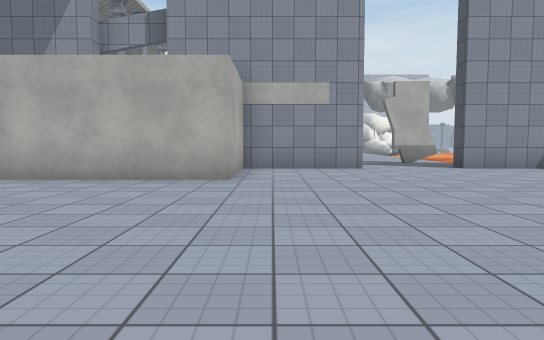
View 1 (above)

22 first-person views from a walk through a 3-D level made in the Unity game engine. The camera is 1.2 m above the floor, tilts 4° down and sees 70° across. The floor is counted in squares, 2 m on a side. Each view is taken from the middle of a square. On the plan, view 1 faces up. The plan holds only what a view shows up to about 11 squares ahead; the rest is blank. The place goes on beyond the plan. The player character is not drawn. Some animated figures are left out. Surface patterns are stand-ins for the level's own textures.

View 2
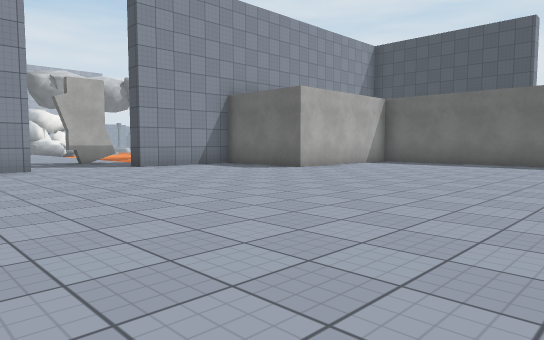

View 3
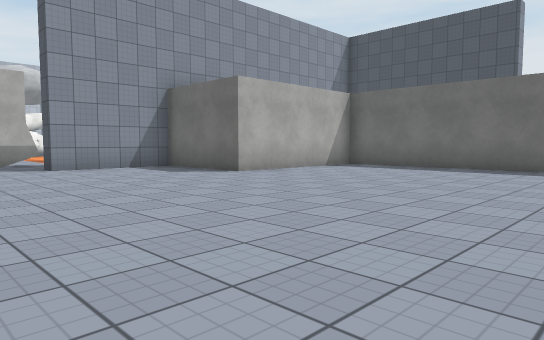

View 4
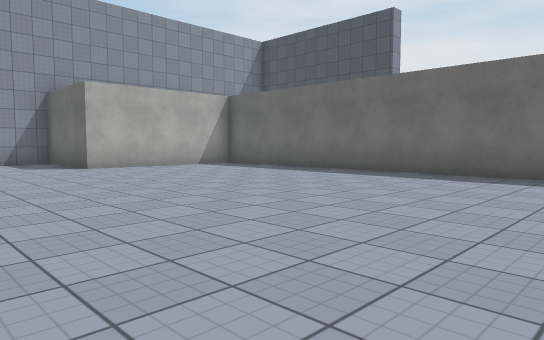

View 5
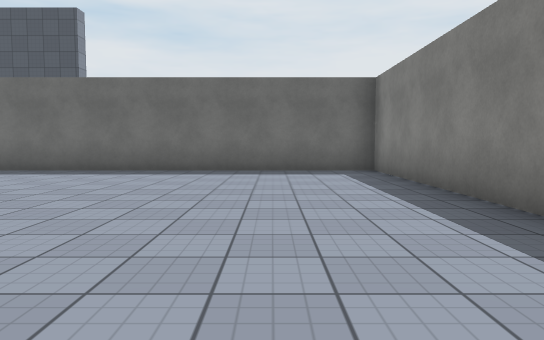

View 6
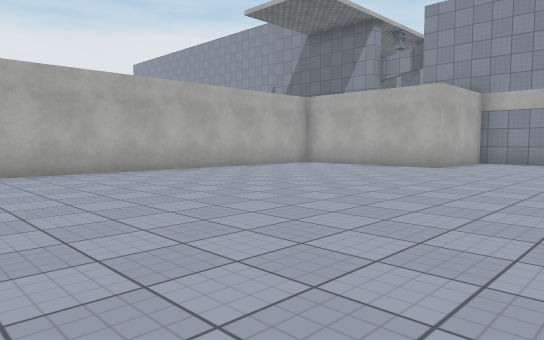

View 7
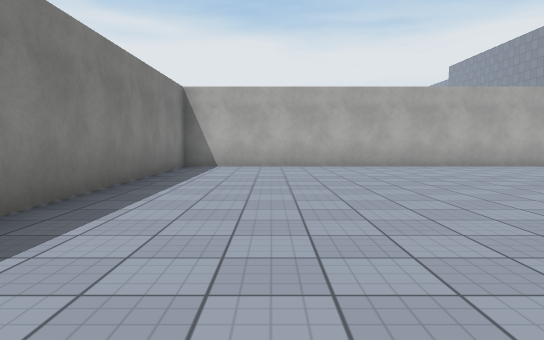

View 8
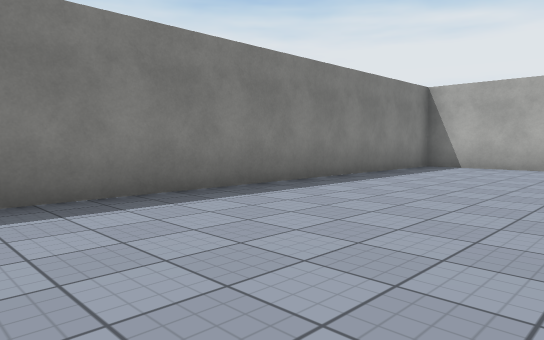

View 9
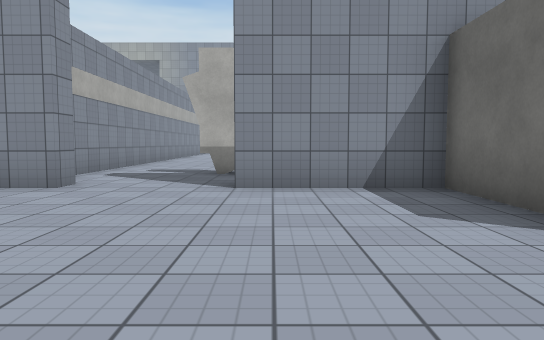

View 10
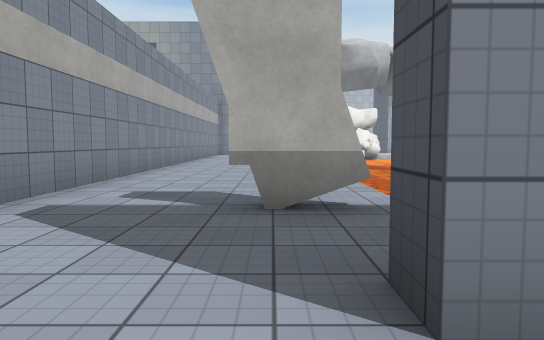

View 11
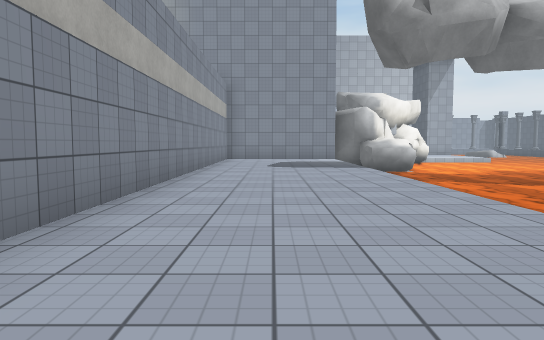

View 12
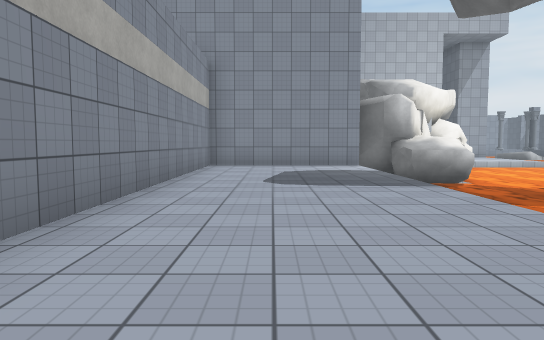

View 13
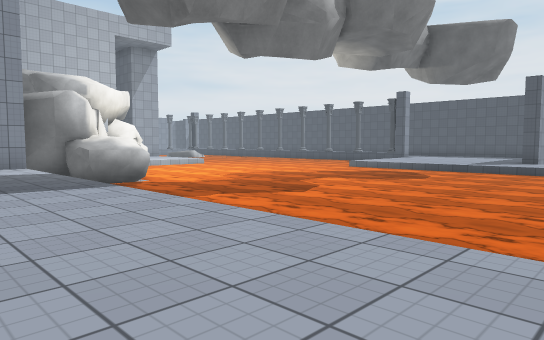

View 14
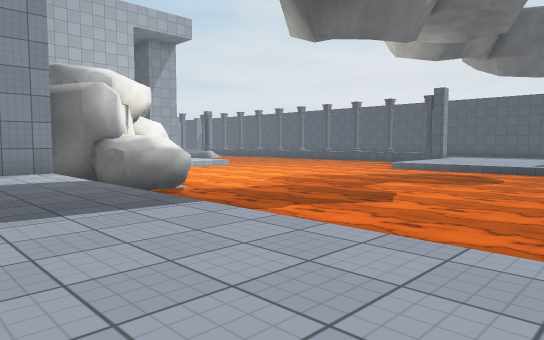

View 15
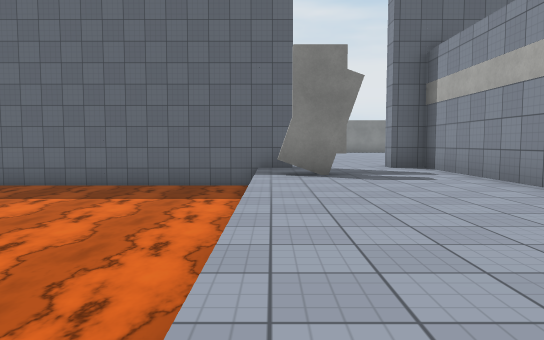

View 16
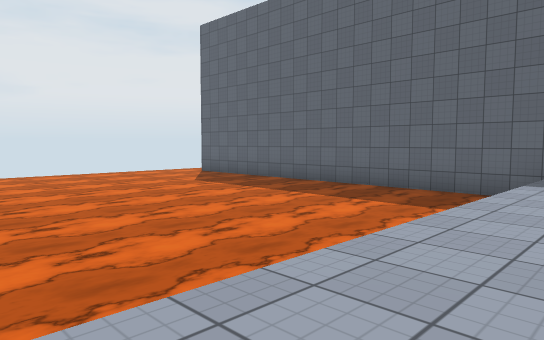

View 17
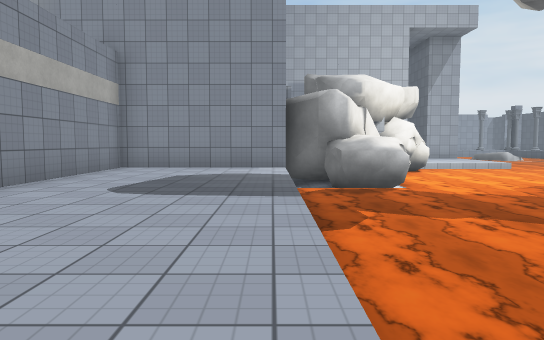

View 18
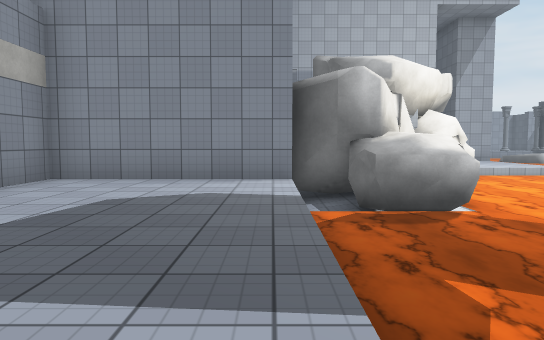

View 19
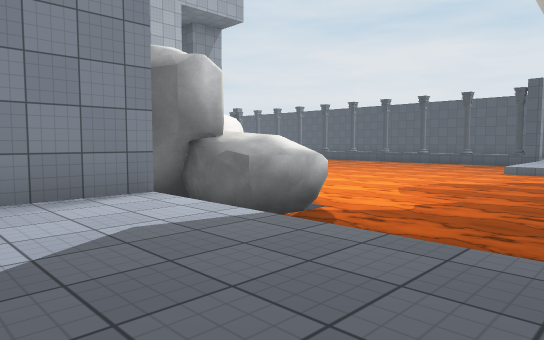

View 20
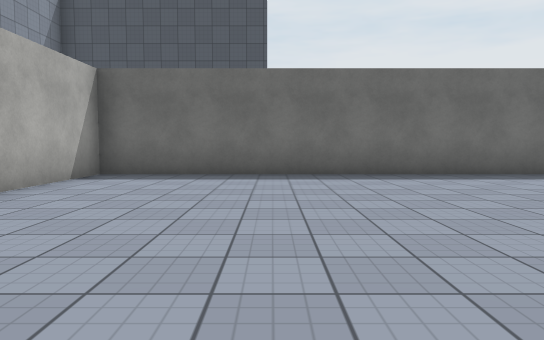

View 21
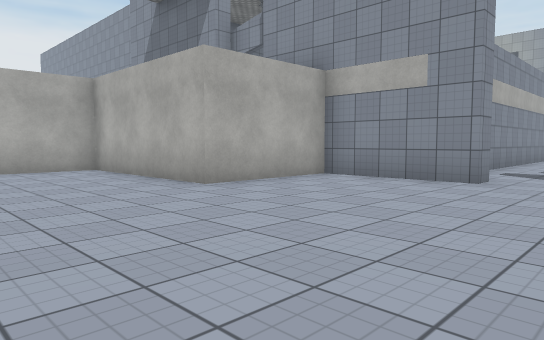

View 22
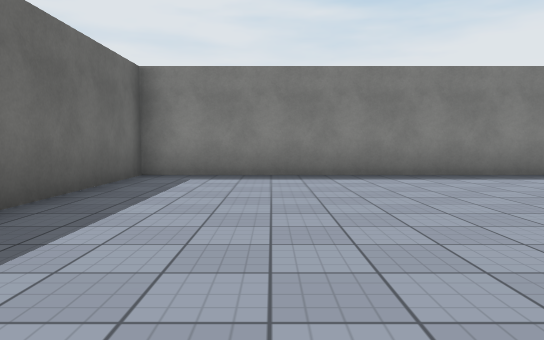

### Floor plan
Key: @ floor where view 1 was taken; # wall or solid block; x gap in a wall; . floor; ≈ lava the walk keeps out of; ^ raised ledge; v drop or lower ground.
Columns run from 5 left of view 1 to 14 right of it. Each row starts with its distance up from view 1.
 30                ≈≈
 29           ### ≈≈≈≈≈
 28       #####v^^≈≈≈≈≈≈
 27       #....≈^^≈≈≈≈≈≈
 26       #....≈≈≈≈≈≈≈≈≈
 25       #....≈≈≈≈≈≈≈≈≈
 24       #....≈≈≈≈≈≈≈≈≈
 23       #....≈≈≈≈≈≈≈≈≈
 22       #....≈≈≈≈≈≈≈≈≈
 21       #....≈≈≈≈≈≈≈≈≈
 20       #....≈≈≈≈≈≈≈≈≈
 19       #.... ≈≈≈≈≈≈≈≈
 18       #....≈≈≈≈≈≈
 17       #....≈≈≈≈≈≈≈
 16       #....≈≈≈≈≈≈≈≈≈
 15       #....≈≈≈≈≈≈≈≈≈
 14       #....≈≈≈≈≈≈≈≈≈
 13       #....≈≈≈≈≈≈≈≈≈
 12       #..#x≈≈≈≈≈≈≈≈≈
 11       #....≈≈≈≈≈≈≈≈
 10     ####..###≈≈≈≈≈
  9     #........#
  8     #........#
  7 #####........#####
  6 #................#
  5 #................#
  4 #................#
  3 #................#
  2 #................#
  1 #................#
  0 #....@...........#
 -1 #................#
 -2 #................#
 -3 #................#
 -4 #................#
 -5 #................#
 -6 ##################

Positions as (right, up) in squares from view 1, and headings:
1: (0, 0), facing up
2: (0, 0), facing up-right
3: (2, 0), facing up-right
4: (4, -3), facing up-right
5: (3, -3), facing right
6: (3, -3), facing up-left
7: (5, -3), facing left
8: (5, -1), facing down-left
9: (5, 4), facing up
10: (4, 8), facing up
11: (3, 13), facing up
12: (3, 17), facing up
13: (3, 17), facing up-right
14: (3, 19), facing up-right
15: (5, 19), facing down
16: (4, 18), facing down-right
17: (5, 18), facing up
18: (5, 21), facing up
19: (3, 23), facing up-right
20: (4, 3), facing right
21: (4, 3), facing up-left
22: (9, 2), facing down
